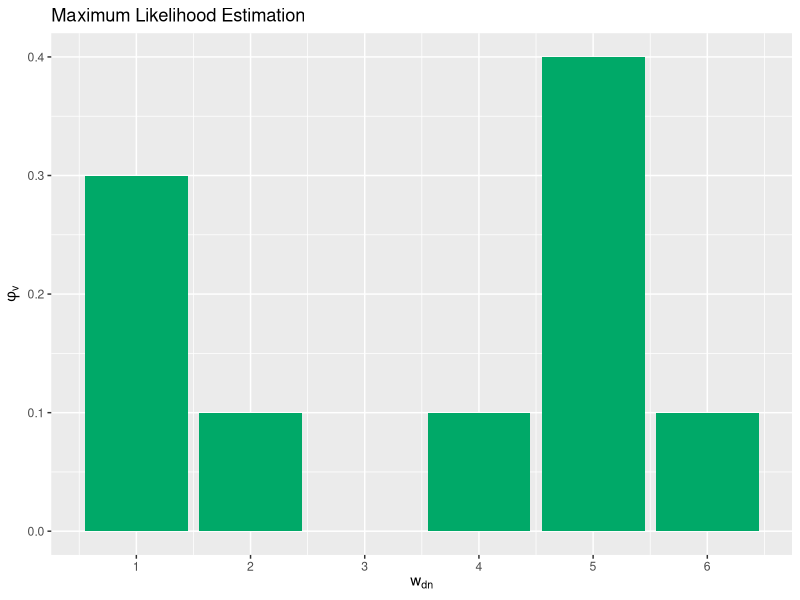
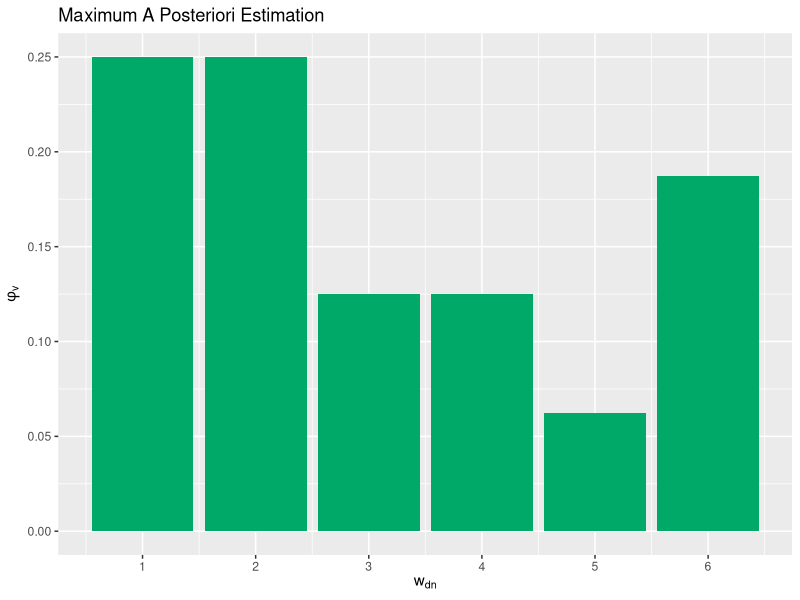
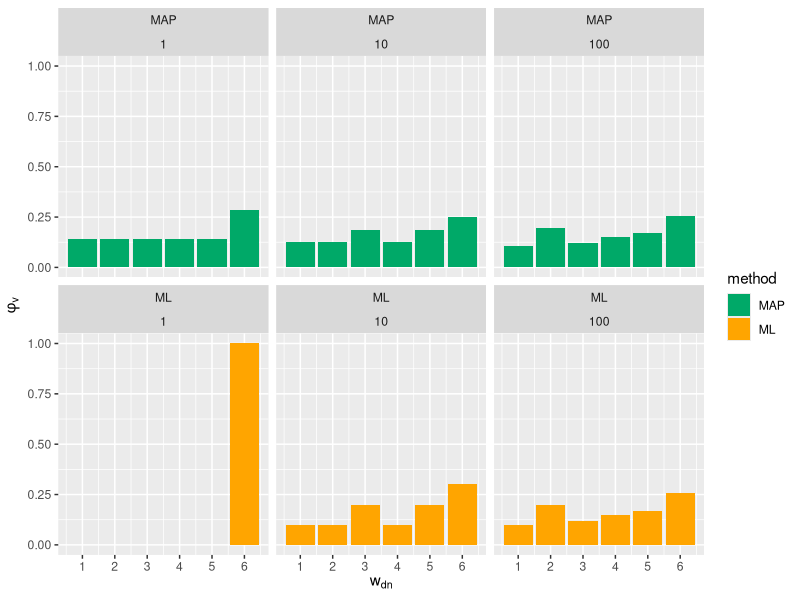
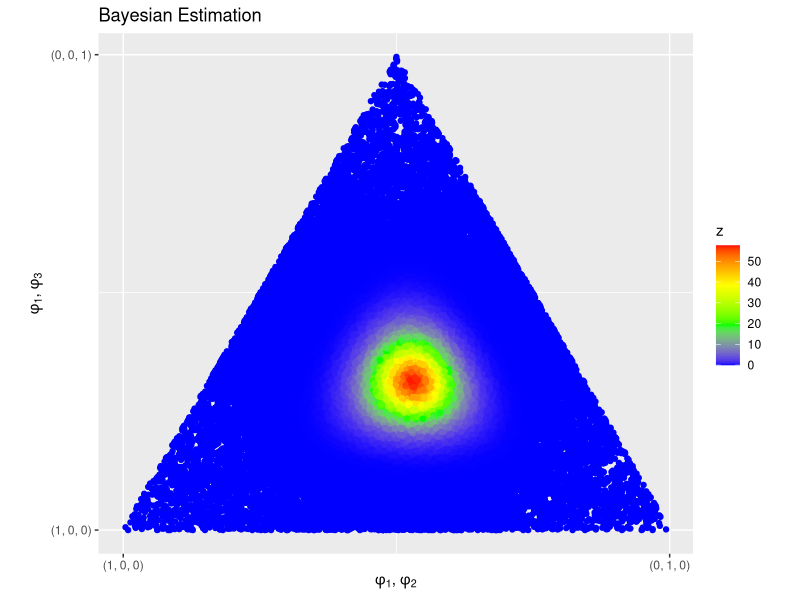
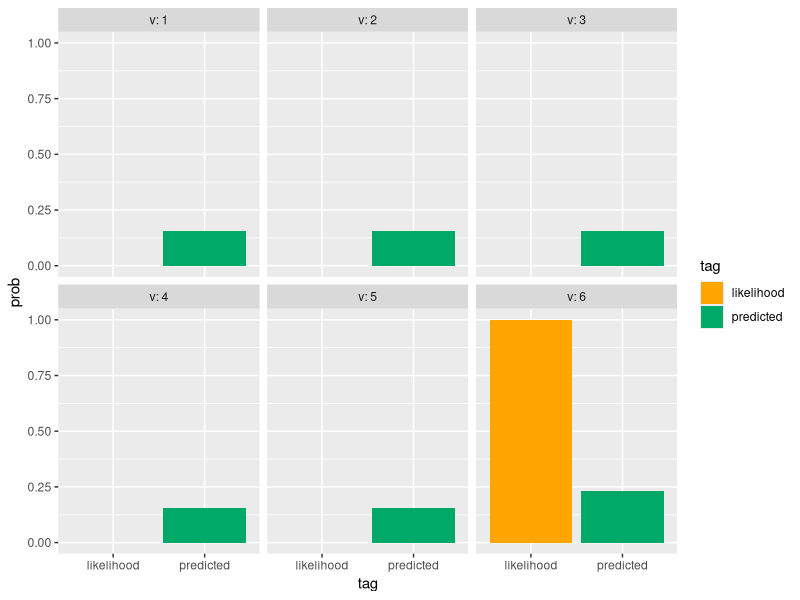
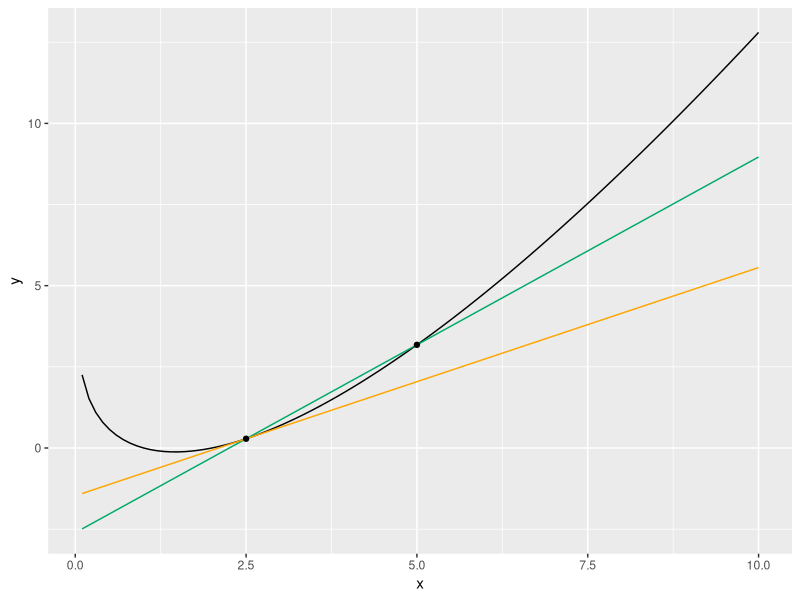

The R script that drew these images, in order:

# chapter2.3 ----------------------------------------------------------------


# 利用パッケージ
library(tidyverse)

# パラメーターの設定
beta  <- 2  # 任意の値を指定する
shake <- 10 # 任意の試行回数を指定する

# サイコロを振る
shake_result1 <- data.frame(w_dn = sample(x = 1:6, size = shake, replace = TRUE)) %>% # サイコロを振る
                 group_by(w_dn) %>%   # 出目でグループ化
                 summarise(N_v = n()) # 出目ごとにカウント

# 出ない目があったとき用の対策
shake_result2 <- left_join(data.frame(w_dn = 1:6), shake_result1, by = "w_dn")
shake_result2$N_v[is.na(shake_result2$N_v)] <- 0 # NAを0に置換

# 最尤推定
mle_result <- shake_result2 %>% 
              mutate(phi_v = N_v / sum(N_v))

# 描画
ggplot(mle_result, aes(x = w_dn, y = phi_v)) +        # データの設定
  geom_bar(stat = "identity", fill = "#00A968") +     # 棒グラフ
  scale_x_continuous(breaks = 1:6, labels = 1:6) +    # 軸目盛
  labs(title = "Maximum Likelihood Estimation",       # 図のタイトル
       x = expression(w[dn]), y = expression(phi[v])) # 軸ラベル


# chapter2.4 --------------------------------------------------------------

# 利用パッケージ
library(tidyverse)

# パラメーターの設定
beta  <- 2  # 任意の値を指定する
shake <- 10 # 任意の試行回数を指定する

# サイコロを振る
shake_result1 <- data.frame(w_dn = sample(x = 1:6, size = shake, replace = TRUE)) %>% # サイコロを振る
                 group_by(w_dn) %>%   # 出目でグループ化
                 summarise(N_v = n()) # 出目ごとにカウント

# 出ない目があったとき用の対策
shake_result2 <- left_join(data.frame(w_dn = 1:6), shake_result1, by = "w_dn")
shake_result2$N_v[is.na(shake_result2$N_v)] <- 0 # NAを0に置換

# 最大事後確率推定
map_result <- shake_result2 %>% 
              mutate(phi_v = (N_v + beta - 1) / (sum(N_v) + (beta - 1) * length(w_dn)))

# 描画
ggplot(map_result, aes(x = w_dn, y = phi_v)) +        # データの設定
  geom_bar(stat = "identity", fill = "#00A968") +     # 棒グラフ
  scale_x_continuous(breaks = 1:6, labels = 1:6) +    # 軸目盛
  labs(title = "Maximum A Posteriori Estimation",       # 図のタイトル
       x = expression(w[dn]), y = expression(phi[v])) # 軸ラベル



# パラメーターの指定
beta  <- 2
shake <- c(1, 10, 100)

# パラメータ生成
df <- data.frame()
for(i in seq_along(shake)){
  # サイコロサンプル
  dice <- data.frame(w_dn = sample(1:6, shake[i], replace = TRUE)) %>% 
    group_by(w_dn) %>% 
    summarise(N_v = n())
  tmp_df1 <- left_join(data.frame(w_dn = 1:6), dice, by = "w_dn")
  tmp_df1$N_v[is.na(tmp_df1$N_v)] <- 0
  
  # パラメータ生成：MLe
  tmp_ml <- tibble(w_dn = tmp_df1$w_dn, 
                   N_v = tmp_df1$N_v, 
                   phi_v = N_v / sum(N_v), 
                   method = "ML", 
                   shake = shake[i])
  
  # パラメータ生成：MAPe
  tmp_map <- tibble(w_dn = tmp_df1$w_dn, 
                    N_v = tmp_df1$N_v, 
                    phi_v = (N_v + beta - 1) / (sum(N_v) + (beta - 1) * length(w_dn)), 
                    method = "MAP", 
                    shake = shake[i])
  
  tmp_df2 <- rbind(tmp_map, tmp_ml)
  df <- rbind(df, tmp_df2)
}

# 描画
ggplot(df, aes(x = w_dn, y = phi_v, fill = method)) +  # データの設定
  geom_bar(stat = "identity") +                        # 棒グラフ
  facet_wrap(method ~ shake) +                         # グラフの分割
  scale_x_continuous(breaks = 1:6, labels = 1:6) +     # 軸目盛
  scale_fill_manual(values = c("#00A968", "Orange")) + # 色
  labs(x = expression(w[dn]), y = expression(phi[v]))  # 軸ラベル
  


# chapter2.5 -----------------------------------------------------------------

# 利用パッケージ
library(tidyverse)


# パラメーターの設定
beta  <- 2 # 任意の値を指定する
shake <- 64 # 任意の試行回数を指定する


# サイコロを振る
shake_result1 <- data.frame(w_dn = sample(x = 1:3, size = shake, replace = TRUE)) %>% # サイコロを振る
                 group_by(w_dn) %>%   # 出目でグループ化
                 summarise(N_v = n()) # 出目ごとにカウント

# 出ない目があったとき用の対策
shake_result2 <- left_join(data.frame(w_dn = 1:3), shake_result1, by = "w_dn")
shake_result2$N_v[is.na(shake_result2$N_v)] <- 0 # NAを0に置換


# 散布図用のランダムな値を用意
n_1 <- sample(seq(0, 1, 0.001), 50000, replace = TRUE)
n_2 <- sample(seq(0, 1, 0.001), 50000, replace = TRUE)
n_3 <- sample(seq(0, 1, 0.001), 50000, replace = TRUE)
n <- n_1 + n_2 + n_3 # 和が1となるための処理

# パラメータ：Φ
phi_1 <- n_1 / n
phi_2 <- n_2 / n
phi_3 <- n_3 / n

## ベイズ推定
# Gamma(N + beta * V)
numerator <- lgamma(sum(shake_result2$N_v) + beta * nrow(shake_result2))

# prod_{V=1}^V Gamma(N_v + beta)
denominator <- sum(lgamma(shake_result2$N_v + beta))

# N_v + beta - 1
exponent <- shake_result2$N_v + beta - 1

# phi_v^{`exponent`}
phi_v <- exponent[1] * log(phi_1) + exponent[2] * log(phi_2) + exponent[3] * log(phi_3)

# 作図用のdfを作成
bayesian_result <- data.frame(x = phi_2 + (phi_3 / 2),   # 三角座標への変換処理
                              y = sqrt(3) * (phi_3 / 2), # 三角座標への変換処理
                              z = exp(numerator - denominator + phi_v)) # 推定値

# 描画
ggplot(data = bayesian_result, mapping = aes(x = x, y = y, color = z)) + # データの指定
  geom_point() +                                                         # 散布図
  scale_color_gradientn(colors = c("blue", "green", "yellow", "red")) +  # 色
  scale_x_continuous(breaks = c(0, 1), labels = c("(1, 0, 0)", "(0, 1, 0)")) +    # x軸目盛
  scale_y_continuous(breaks = c(0, 0.87), labels = c("(1, 0, 0)", "(0, 0, 1)")) + # y軸目盛
  coord_fixed(ratio = 1) + # 縦横の比率
  labs(title = "Bayesian Estimation",                         # タイトル
       x = expression(paste(phi[1], ", ", phi[2], sep = "")), # x軸ラベル
       y = expression(paste(phi[1], ", ", phi[3], sep = ""))) # y軸ラベル



# chapter2.6 --------------------------------------------------------------

# 利用パッケージ
library(tidyverse)

# パラメータの指定
beta  <- 2 # 任意の値を指定する
shake <- 1 # 任意の試行回数の指定

# 語彙インデックス：v
v <- 1:6

# サイコロを振る
shake_result1 <- data.frame(w_dn = sample(x = v, size = shake, replace = TRUE)) %>% 
                 group_by(w_dn) %>%   # 出目でグループ化
                 summarise(N_v = n()) # 出目ごとにカウント

# 出ない目があったとき用の対策
shake_result2 <- left_join(data.frame(w_dn = v), shake_result1, by = "w_dn")
shake_result2$N_v[is.na(shake_result2$N_v)] <- 0 # NAを0に置換

# 総単語数：N
N <- sum(shake_result2$N_v)

# 総語彙数：V
V <- length(v)

# ベイズ予測
p_w <- (shake_result2$N_v + beta) / (N + beta * V)

# 作図用のdfを作成
bpd_result <- data.frame(v = v, 
                         likelihood = shake_result2$N_v / N, 
                         predicted = p_w)
bpd_long <- gather(bpd_result, key = "tag", value = "prob", -v)

# 描画
ggplot(data = bpd_long, mapping = aes(x = tag, y = prob, fill = tag)) + # データの指定
  geom_bar(stat = "identity", position = "dodge") +    # 棒グラフ
  ylim(c(0, 1)) +                                      # y軸の最小値・最大値
  scale_fill_manual(values = c("Orange", "#00A968")) + # 色
  facet_wrap( ~ v, labeller = label_both)              # グラフの分割



# chapter2.7 --------------------------------------------------------------

#### 不動点反復法####

# 利用パッケージ
library(tidyverse)


# 対数をとったガンマ関数の曲線
log_Gamma <- tibble(x_logGamma = seq(0.1, 10, 0.1),  # 作図用連続値：x
                    y_logGamma = lgamma(x_logGamma))

# 曲線上の2点
x_points <- c(2.5, 5)        # 曲線上の2点を指定する：x
y_points <- lgamma(x_points) # 曲線上の2点を指定する：y
points <- data.frame(x = x_points, y = y_points)

# 曲線上の2点を結ぶ直線
a_line <- (lgamma(x_points[2]) - lgamma(x_points[1])) / (x_points[2] - x_points[1]) # 傾き：a
b_line <- y_points[1] - a_line * x_points[1]                                        # 切片：b
straight_line <- tibble(x_line = seq(0.1, 10, 0.1),        # 作図用連続値：x
                        y_line = a_line * x_line + b_line)

# 曲線上の点1を通る接線
b_tangent <- y_points[1] - digamma(x_points[1]) * x_points[1] # 切片：b
tangent <- tibble(x_tangent = seq(0.1, 10, 0.1),              # 作図用連続値：x
                  y_tangent = digamma(x_points[1]) * x_tangent + b_tangent)

# 描画
ggplot() + 
  geom_line(data = log_Gamma, mapping = aes(x = x_logGamma, 
                                            y = y_logGamma)) + # 曲線
  geom_line(data = straight_line, mapping = aes(x = x_line, 
                                                y = y_line), color = "#00A968") + # 直線
  geom_line(data = tangent, mapping = aes(x = x_tangent, 
                                          y = y_tangent), color = "Orange") + # 接線
  geom_point(data = points, mapping = aes(x = x, y = y)) + 
  labs(x = "x", y = "y") # ラベル

